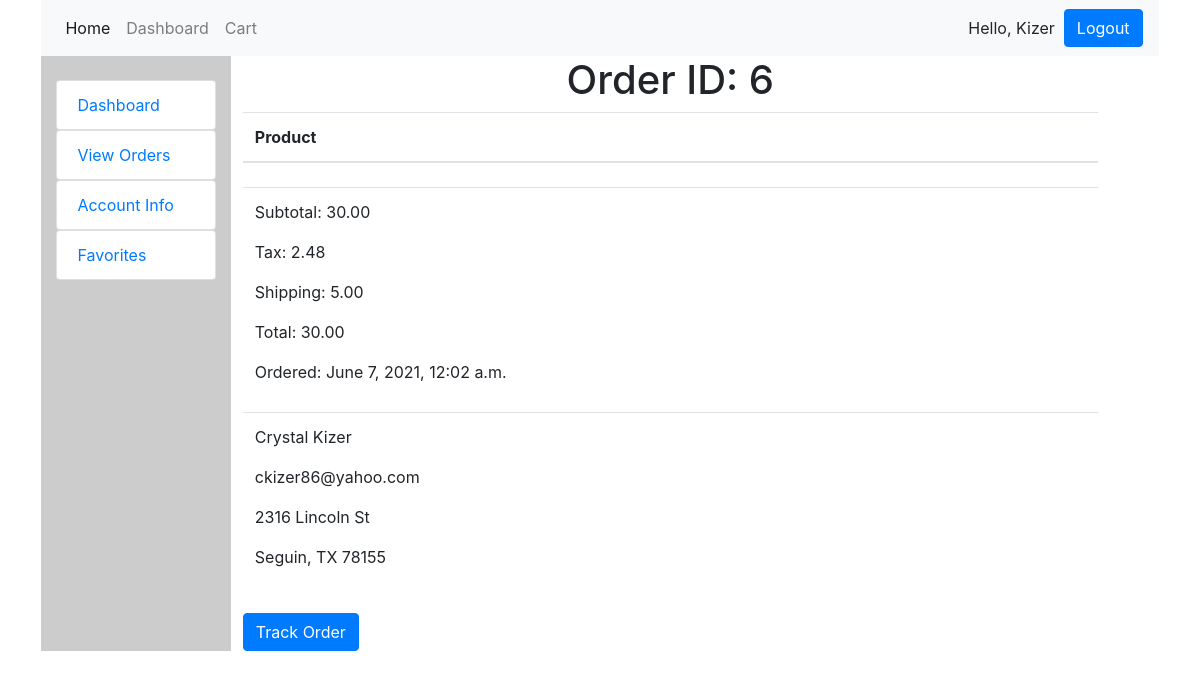
Page /dashboard/order/6 (signed in) on the committed database.
### store_app/models.py (models this page shows)
class User(models.Model):
    first_name = models.CharField(max_length=255)
    last_name = models.CharField(max_length=255)
    email = models.CharField(max_length=255)
    password = models.CharField(max_length=255)
    level = models.IntegerField(max_length=1, default=1)
    dob = models.DateField()
    address_1 = models.CharField(max_length=255)
    address_2 = models.CharField(max_length=255, default="")
    city = models.CharField(max_length=255)
    state = models.CharField(max_length=255)
    zip = models.IntegerField(max_length=5)
    total = models.FloatField(null=True, default=0)
    created_at = models.DateTimeField(auto_now_add=True)
    updated_at = models.DateTimeField(auto_now=True)
    objects = Validators()

class Order(models.Model):
    product = models.TextField()
    user = models.ForeignKey(User, related_name="userorders", on_delete = models.CASCADE)
    tracking = models.CharField(max_length=255, default="")
    subtotal = models.FloatField(default=0)
    tax = models.FloatField(default=0)
    total = models.FloatField(default=0)
    shipping = models.FloatField(default=0)
    created_at = models.DateTimeField(auto_now_add=True)
    updated_at = models.DateTimeField(auto_now=True)

### store_app/views.py (the view)
# urls.py: path('dashboard/order/<int:id>', views.vieworder),
def vieworder(request, id):
    if "user_id" not in request.session:
        return redirect ('/login')
    userid = request.session["user_id"]
    user = User.objects.get(id=userid)
    for order in user.userorders.all():
        if order.id == id:
            order = Order.objects.get(id=id)
            product_dict = ast.literal_eval(order.product)
            context = {
                "order":order,
                "productlist": product_dict,
            }
            return render(request, "vieworder.html", context)
    return redirect('/dashboard')

### store_app/templates/vieworder.html (shortened to what this page needs)
<!DOCTYPE html>
<html lang="en">
<head>
    {% include 'headerimports.html' %}
</head>
<body>
    <div class="container">
        <div class="row">
            <div class="col-12 navbartop">
                {% include 'navbar.html' %}
            </div>
        </div>
        <div class="row">
            {% include 'regdashboard.html' %}
            <div class="col-9 main">
                <h1 class="store-header">Order ID: {{order.id}}</h1>
                <div class="row">
                    <table class="table">
                        <thead>
                            <tr>
                                <th scope="col">Product</th>
                            </tr>
                        </thead>
                        <tbody>
                            <tr>
                                <td>
                                </td>
                            </tr>
                            <tr>
                                <td>
                                    <div>
                                        <p>Subtotal: {{order.subtotal|floatformat:2}}</p>
                                    </div>
                                    <div>
                                        <p>Tax: {{order.tax|floatformat:2}}</p>
                                    </div>
                                    <div>
                                        <p>Shipping: {{order.shipping|floatformat:2}}</p>
                                    </div>
                                    <div>
                                        <p>Total: {{order.total|floatformat:2}}</p>
                                    </div>
                                    <div>
                                        <p>Ordered: {{order.created_at}}</p>
                                    </div>
                                </td>
                            </tr>
                            <tr>
                                <td>
                                    <p>{{order.user.first_name}} {{order.user.last_name}}</p>
                                    <p>{{order.user.email}}</p>
                                    <p>{{order.user.address_1}}</p>
                                    <p>{{order.user.city}}, {{order.user.state}} {{order.user.zip}}</p>
                                </td>
                            </tr>
                        </tbody>
                    </table>
                    <a href="#" role="button" class="btn btn-primary">Track Order</a>
                </div>
            </div>
        </div>
    </div>
</body>
</html>

### store_app/templates/navbar.html (shortened to what this page needs)
<nav class="navbar navbar-expand-lg navbar-light bg-light">
    <div class="collapse navbar-collapse" id="navbarSupportedContent">
        <ul class="navbar-nav mr-auto">
            <li class="nav-item active">
                <a class="nav-link" href="/">Home <span class="sr-only">(current)</span></a>
            </li>
            <li class="nav-item">
                <a class="nav-link" href="/dashboard">Dashboard</a>
            </li>
            <li class="nav-item">
                <a class="nav-link" href="/cart">Cart</a>
            </li>
        </ul>
        {% if request.session.user_id %}Hello, {{request.session.username}} &nbsp; <a class="btn btn-primary" href="/logout" role="button">Logout</a>{% else %}<a class="btn btn-primary" href="/register" role="button">Register</a>&nbsp;<a class="btn btn-primary"
            href="/login" role="button">Login</a>{% endif %}
    </div>
</nav>

### store_app/static/css/style.css (style rules this page uses)
.store-header { text-align: center; }
.navbartop { padding: 0 1%; }

### rows in the picture
User: session.username "Kizer"
Order: id "6", subtotal "30.00", tax "2.48", shipping "5.00", total "30.00", created_at "June 7, 2021, 12:02 a.m.", user.first_name "Crystal", user.last_name "Kizer", user.email "ckizer86@yahoo.com", user.address_1 "2316 Lincoln St", user.city "Seguin", user.state "TX", user.zip "78155"
